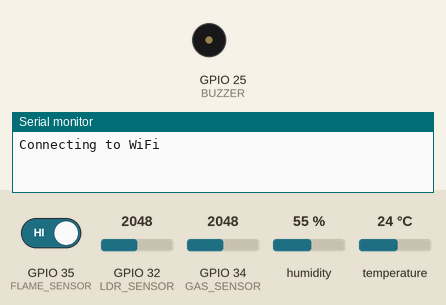
This sketch was run on a simulated ESP32. Parts: buzzer (waves = sounding, pin HIGH), the last lines printed to the serial monitor. Inputs (shaded band) come from the test bench; at power-on: GPIO 32 (LDR_SENSOR) = 2048, GPIO 34 (GAS_SENSOR) = 2048, GPIO 35 (FLAME_SENSOR) HIGH, humidity 55 %, temperature 24 °C. WiFi joins after 1.5 s; servers stay silent unless stated.

Above: at 0.1 s.
At 1.6 s:
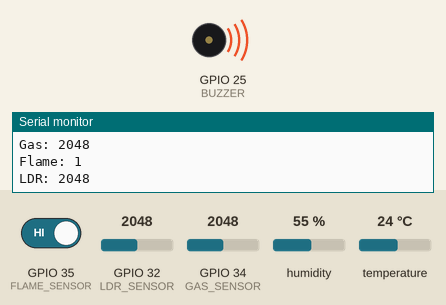
Timing chart, 0 to 3.1 s (numbered marks = the images above):
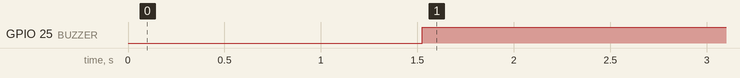

The sketch:

industrial_safety.ino
```cpp
#include <WiFi.h>
#include <DHT.h>

// WiFi credentials
const char* ssid = "YOUR_SSID";
const char* password = "YOUR_PASSWORD";

// Sensor Pins
#define DHTPIN 4
#define DHTTYPE DHT11
#define GAS_SENSOR 34
#define FLAME_SENSOR 35
#define LDR_SENSOR 32
#define BUZZER 25

DHT dht(DHTPIN, DHTTYPE);

WiFiServer server(80);

void setup() {
  Serial.begin(115200);

  pinMode(GAS_SENSOR, INPUT);
  pinMode(FLAME_SENSOR, INPUT);
  pinMode(LDR_SENSOR, INPUT);
  pinMode(BUZZER, OUTPUT);

  dht.begin();

  WiFi.begin(ssid, password);
  Serial.print("Connecting to WiFi");

  while (WiFi.status() != WL_CONNECTED) {
    delay(500);
    Serial.print(".");
  }

  Serial.println("\nConnected!");
  Serial.println(WiFi.localIP());

  server.begin();
}

void loop() {
  float temp = dht.readTemperature();
  int gasValue = analogRead(GAS_SENSOR);
  int flameValue = digitalRead(FLAME_SENSOR);
  int ldrValue = analogRead(LDR_SENSOR);

  Serial.print("Temp: "); Serial.println(temp);
  Serial.print("Gas: "); Serial.println(gasValue);
  Serial.print("Flame: "); Serial.println(flameValue);
  Serial.print("LDR: "); Serial.println(ldrValue);

  // Threshold conditions
  if (gasValue > 2000 || flameValue == 0 || temp > 50) {
    digitalWrite(BUZZER, HIGH);
  } else {
    digitalWrite(BUZZER, LOW);
  }

  WiFiClient client = server.available();

  if (client) {
    String response = "<h1>Industrial Safety Monitoring</h1>";
    response += "<p>Temperature: " + String(temp) + " C</p>";
    response += "<p>Gas Value: " + String(gasValue) + "</p>";
    response += "<p>Flame Status: " + String(flameValue) + "</p>";
    response += "<p>LDR Value: " + String(ldrValue) + "</p>";

    client.println("HTTP/1.1 200 OK");
    client.println("Content-Type: text/html");
    client.println();
    client.println(response);

    delay(1);
    client.stop();
  }

  delay(2000);
}
```

Measured:
- by itself, GPIO 25 (BUZZER): LOW → HIGH at 1.5 s
